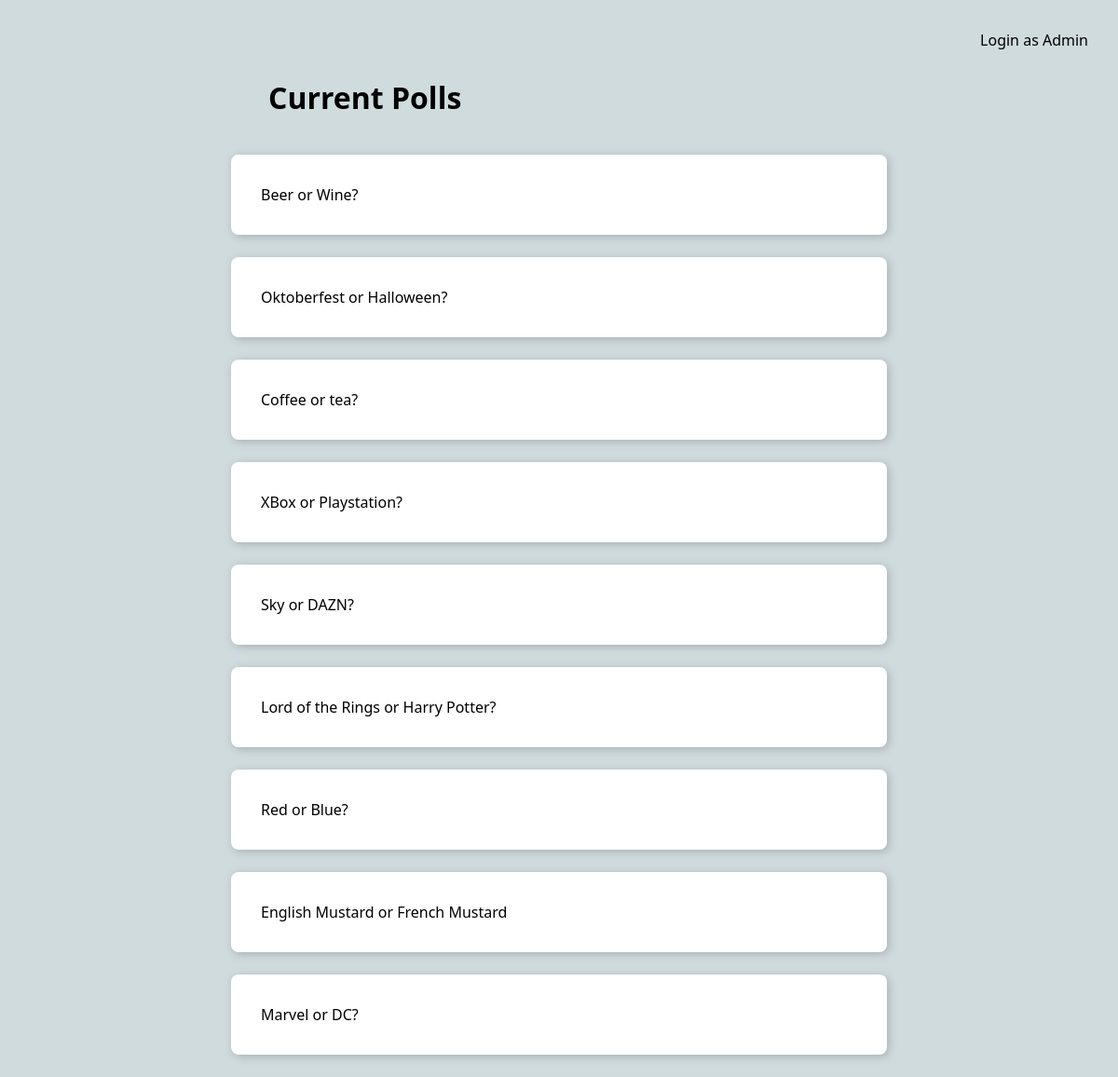
The app's page /, older data.
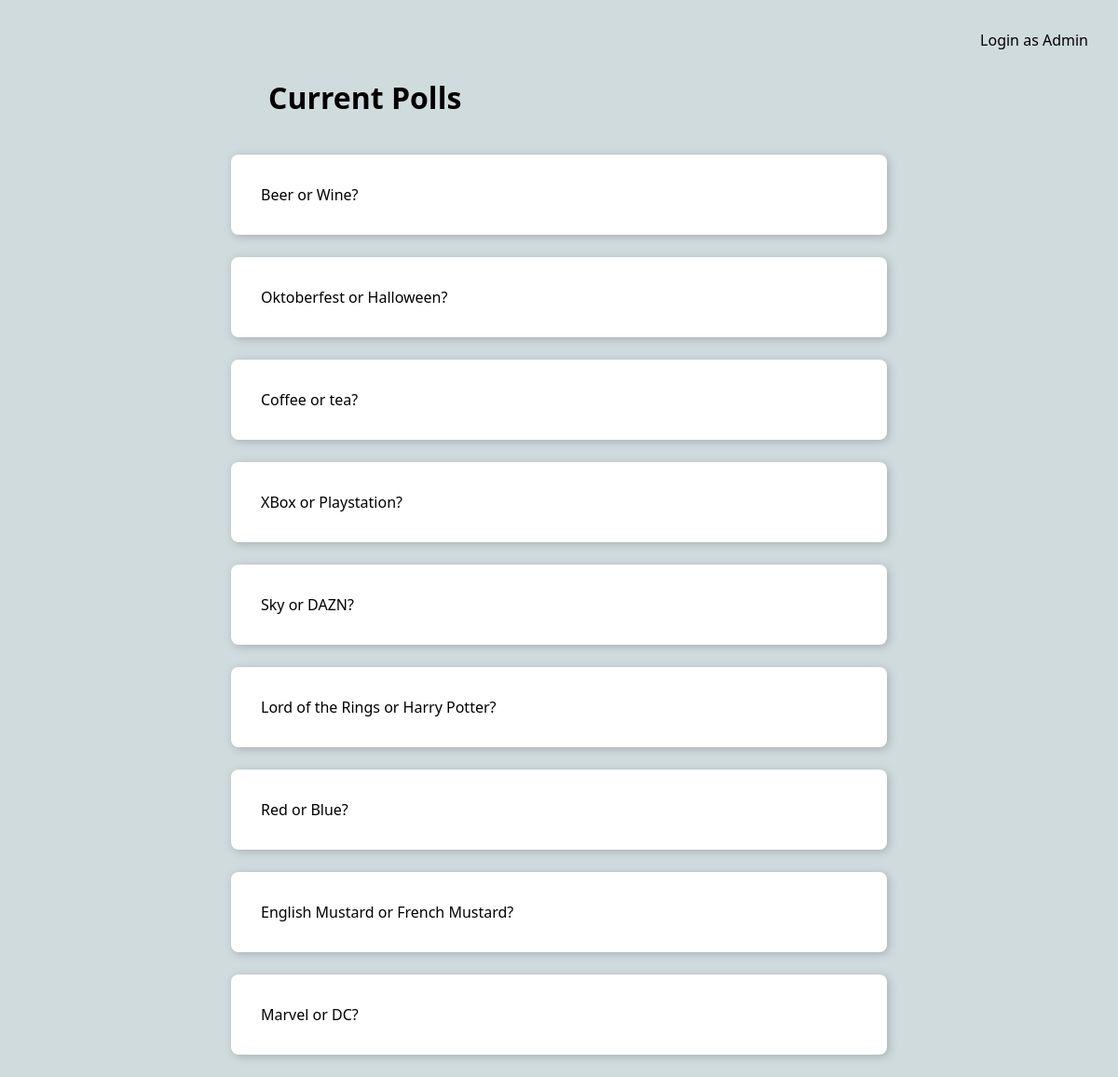
The same page, newer data.
### polls/models.py (models this page shows, shortened)
class Question(models.Model):
    question_text = models.CharField(max_length=200)
    pub_date = models.DateTimeField("date published")

### polls/views.py (the view)
# urls.py: path('', views.IndexView.as_view(), name='index'),
class IndexView(generic.ListView):
    template_name = 'polls/index.html'
    context_object_name = 'latest_question_list'
    def get_queryset(self):
        return Question.objects.filter(pub_date__lte=timezone.now()).order_by('-pub_date')

### polls/templates/polls/index.html (shortened to what this page needs)
<!DOCTYPE html>
<html lang="en-US">
    <head>
        {% load static %}
        <link rel="stylesheet" href="{% static 'polls/style.css' %}">
    </head>
    <body>
        <header>
            <a class="go-to-admin" href="/admin">Login as Admin</a>
        </header>
        <h1>Current Polls</h1>
        {% if latest_question_list %}
            <ul>
                {% for question in latest_question_list %}
                    <li>
                        <a href="{% url 'detail' question.id %}">{{ question.question_text }}</a>
                    </li>
                {% endfor %}
            </ul>
        {% else %}
            <p>No polls are available.</p>
        {% endif %}
    </body>
</html>

### polls/static/polls/style.css (style rules this page uses)
body { font-family: Canva Sans,Noto Sans Variable,Noto Sans,-apple-system,BlinkMacSystemFont,Segoe UI,Helvetica,Arial,sans-serif; background: #D0DBDE; margin-top: 83px; padding: 0px 20%; color: black; }
header { position: fixed; top: 0; left: 0; width: 100vw; display: flex; flex-direction: row-reverse; }
h1 { margin: 40px; }
ul { padding: 0px; position: relative; }
li { background: white; border-radius: 8px; box-shadow: 2px 2px 10px #a7b0b3; list-style: none; transition-duration: .5s; margin: 24px 0px; }
a { display: block; color: unset; text-decoration: none; padding: 32px; }

Row changes from the older to the newer data that the page shows:
changed Question: question_text "English Mustard or French Mustard" → "English Mustard or French Mustard?"
